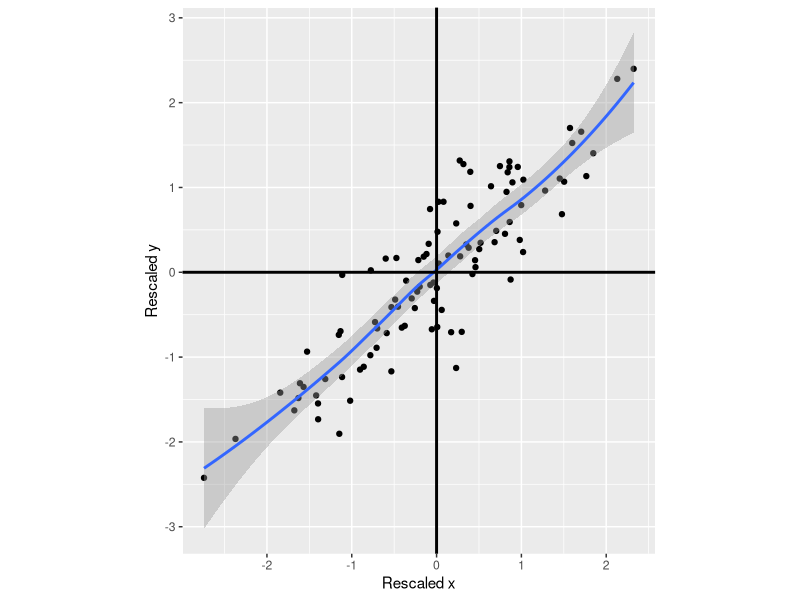

Here is the R script that generated this plot:
library(ggplot2)

plot_rescaled <- function(x, y){
  # Rescale the variables so they have similar scales centered at 0
  x_rescaled <- (x - mean(x)) / sd(x)
  y_rescaled <- (y - mean(y)) / sd(y)
  
  # Create the scatter plot with a loess smooth
  ggplot(data.frame(x_rescaled, y_rescaled), aes(x_rescaled, y_rescaled)) +
    geom_point() +
    geom_smooth(method = "loess") +
    geom_hline(yintercept = 0, linewidth = 1) +
    geom_vline(xintercept = 0, linewidth = 1) +
    xlab("Rescaled x") +
    ylab("Rescaled y") +
    coord_equal()
}


# Generate example data
x <- rnorm(100)
y <- x + rnorm(100, mean = 0, sd = 0.5)

# Call the function
plot_rescaled(x, y)
